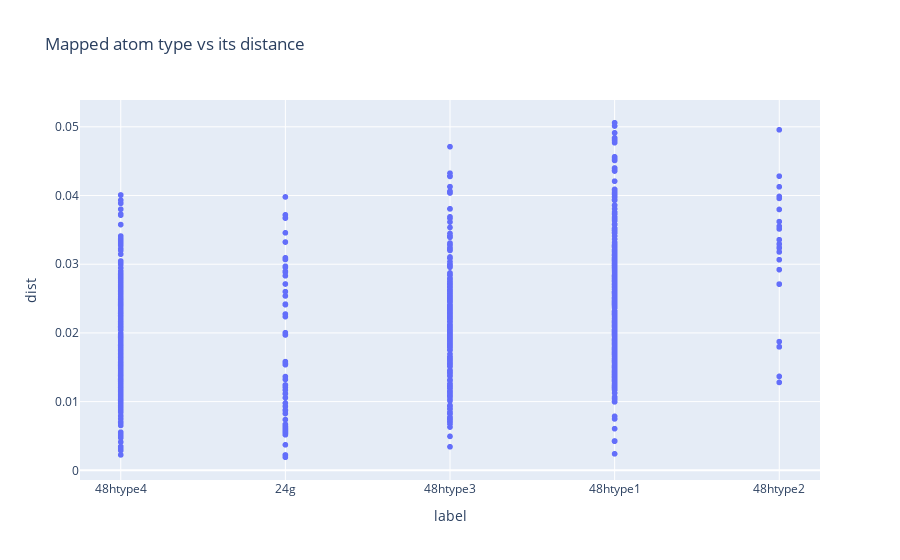

Notebook cell for this chart:
### Markdown cell above
# visualization of mapped atom

### Code cell
dataframe = file_loc_important_cols
el = "Li"

col_atom_mapping_el_w_dist_label = f"atom_mapping_{el}_w_dist_label"

dist_weirdos_el_appendend = []
label_weirdos_el_appended = []

for idx in range(dataframe["geometry"].size):
    atom_mapping_el_w_dist_label = dataframe.at[idx, col_atom_mapping_el_w_dist_label]

    for i in atom_mapping_el_w_dist_label.values():
        dist = i['dist']
        label = i['label']

        dist_weirdos_el_appendend.append(dist)
        label_weirdos_el_appended.append(label)

df = pd.DataFrame({'dist': dist_weirdos_el_appendend, 'label': label_weirdos_el_appended})

fig = px.scatter(df, 
                x = 'label', 
                y = 'dist',
                title = 'Mapped atom type vs its distance'
                )

fig.show(config={'scrollZoom': True})

### Figure 1 — Plotly figure (JSON) as saved in the notebook; plotly's stock layout.template omitted (floating-point values rounded to 4 significant figures; data arrays with more than 128 entries replaced by an {"elided": "..."} marker saying what was removed)
{"data": [{"hovertemplate": "label=%{x}<br>dist=%{y}<extra></extra>", "legendgroup": "", "marker": {"color": "#636efa", "symbol": "circle"}, "mode": "markers", "name": "", "showlegend": false, "type": "scattergl", "x": {"elided": "1309 str values"}, "xaxis": "x", "y": {"elided": "1309 float values"}, "yaxis": "y"}], "layout": {"legend": {"tracegroupgap": 0}, "title": {"text": "Mapped atom type vs its distance"}, "xaxis": {"anchor": "y", "domain": [0, 1], "title": {"text": "label"}}, "yaxis": {"anchor": "x", "domain": [0, 1], "title": {"text": "dist"}}}}
